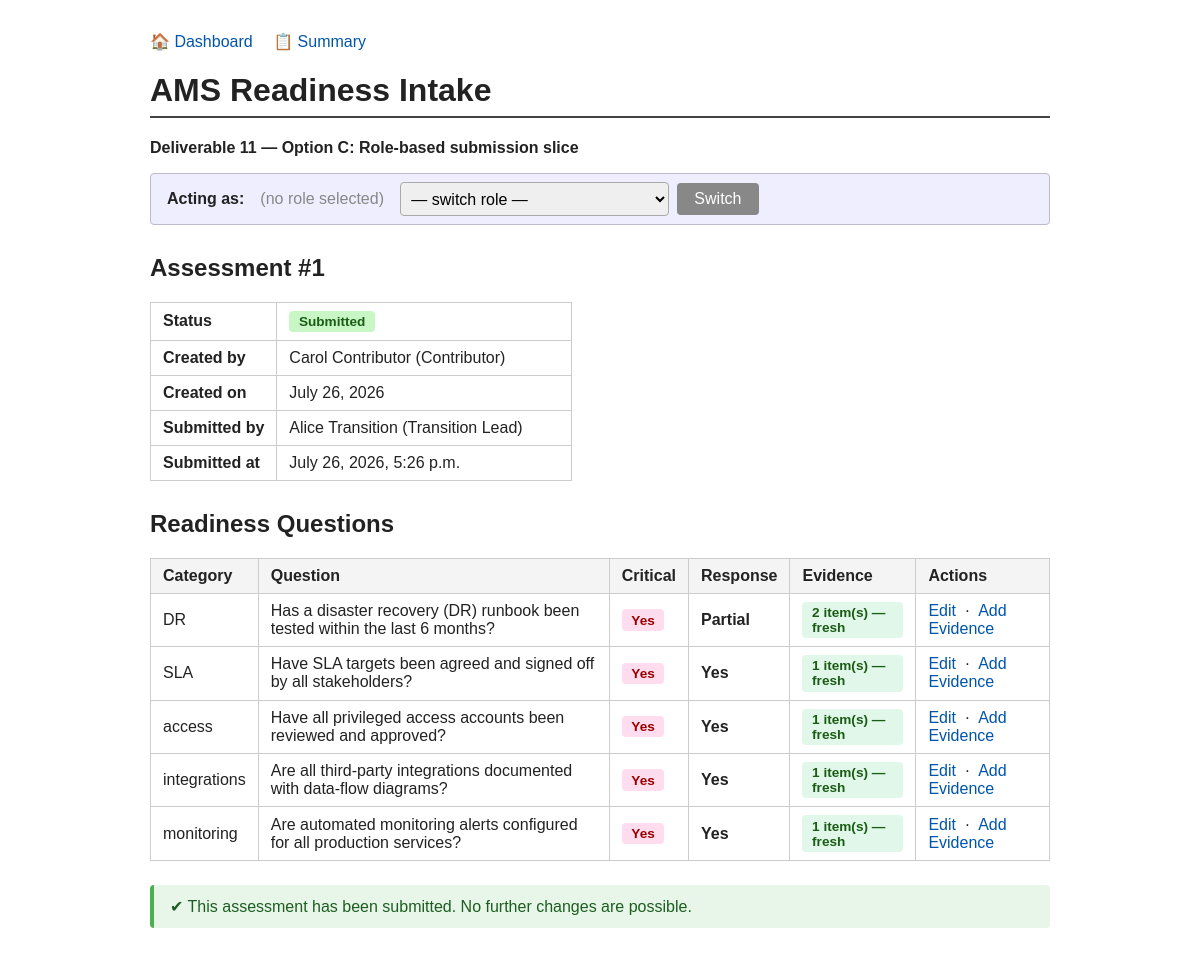
The page / on the database its author committed.
### readiness/models.py (models this page shows, shortened)
class Assessment(models.Model):
    status = models.CharField(
        max_length=10,
        choices=[("Draft", "Draft"), ("Submitted", "Submitted")],
        default="Draft",
    )
    created_by = models.ForeignKey(
        UserRole,
        on_delete=models.PROTECT,
        related_name="created_assessments",
    )
    created_at = models.DateField(auto_now_add=True)
    submitted_by = models.ForeignKey(
        UserRole,
        on_delete=models.PROTECT,
        null=True,
        blank=True,
        related_name="submitted_assessments",
    )
    submitted_at = models.DateTimeField(null=True, blank=True)

class UserRole(models.Model):
    name = models.CharField(max_length=100)
    role = models.CharField(
        max_length=20,
        choices=[
            ("Transition Lead", "Transition Lead"),
            ("AMS Manager", "AMS Manager"),
            ("Contributor", "Contributor"),
            ("Security Officer", "Security Officer"),
        ],
    )
    def __str__(self):
        return f"{self.name} ({self.role})"

class ReadinessQuestion(models.Model):
    text = models.CharField(max_length=255)
    category = models.CharField(max_length=50)  # monitoring / DR / access / integrations / SLA
    is_critical = models.BooleanField(default=True)

class Answer(models.Model):
    assessment = models.ForeignKey(
        Assessment,
        on_delete=models.CASCADE,
        related_name="answers",
    )
    question = models.ForeignKey(
        ReadinessQuestion,
        on_delete=models.PROTECT,
    )
    response = models.CharField(
        max_length=10,
        choices=[("Yes", "Yes"), ("No", "No"), ("Partial", "Partial")],
    )
    note = models.TextField(blank=True, null=True)
    class Meta:
        unique_together = ("assessment", "question")

### readiness/views.py (the view)
# urls.py: path("", views.home, name="home"),
def home(request):
    assessment = _get_or_create_assessment()
    if request.method == "POST" and "set_role" in request.POST:
        form = RoleSelectForm(request.POST)
        if form.is_valid():
            request.session["role_id"] = form.cleaned_data["role_id"].pk
            return redirect("home")
    else:
        form = RoleSelectForm()
    current_role = _current_role(request)
    answers_map = {}
    if assessment:
        for a in Answer.objects.filter(assessment=assessment).prefetch_related("evidence_items"):
            answers_map[a.question_id] = a
    question_data = []
    for q in ReadinessQuestion.objects.all().order_by("category", "id"):
        answer = answers_map.get(q.id)
        evidence_items = list(answer.evidence_items.all()) if answer else []
        has_fresh = any(not is_evidence_stale(e.freshness_date) for e in evidence_items)
        question_data.append(
            {
                "question": q,
                "answer": answer,
                "evidence_count": len(evidence_items),
                "has_fresh_evidence": has_fresh,
            }
        )
    missing = get_missing_critical_items(assessment) if assessment else []
    last_result = request.session.pop("last_result", None)
    return render(
        request,
        "readiness/home.html",
        {
            "assessment": assessment,
            "current_role": current_role,
            "role_form": form,
            "question_data": question_data,
            "missing": missing,
            "last_result": last_result,
            "all_roles": UserRole.objects.all(),
        },
    )

### readiness/forms.py
class RoleSelectForm(forms.Form):
    role_id = forms.ModelChoiceField(
        queryset=UserRole.objects.all(),
        label="Acting as",
        empty_label="— select a role —",
        widget=forms.Select(attrs={"class": "role-select"}),
    )

### readiness/readiness_rules.py (called while the page is built)
def is_evidence_stale(freshness_date: date) -> bool:
    delta = date.today() - freshness_date
    return delta.days > STALENESS_THRESHOLD_DAYS

def get_missing_critical_items(assessment) -> list[dict]:
    from .models import ReadinessQuestion, Answer
    missing = []
    critical_questions = ReadinessQuestion.objects.filter(is_critical=True)
    for q in critical_questions:
        try:
            answer = Answer.objects.get(assessment=assessment, question=q)
        except Answer.DoesNotExist:
            missing.append({"question": q, "reason": "not answered"})
            continue
        evidence_items = list(answer.evidence_items.all())
        if not evidence_items:
            missing.append({"question": q, "reason": "no evidence"})
            continue
        has_fresh = any(not is_evidence_stale(e.freshness_date) for e in evidence_items)
        if not has_fresh:
            missing.append({"question": q, "reason": "evidence is stale"})
    return missing

### readiness/views.py (called while the page is built)
def _get_or_create_assessment():
    assessment = Assessment.objects.first()
    if assessment is None:
        creator = UserRole.objects.first()
        if creator is None:
            return None
        assessment = Assessment.objects.create(created_by=creator)
    return assessment

def _current_role(request):
    role_id = request.session.get("role_id")
    if not role_id:
        return None
    try:
        return UserRole.objects.get(pk=role_id)
    except UserRole.DoesNotExist:
        return None

### readiness/templates/readiness/home.html (shortened to what this page needs)
{% extends "readiness/base.html" %}
{% block content %}
<h1>AMS Readiness Intake</h1>
<p><strong>Deliverable 11 — Option C: Role-based submission slice</strong></p>
<div class="role-bar">
  <strong>Acting as:</strong>
  {% if current_role %}
    <span class="badge badge-role">{{ current_role.name }} — {{ current_role.role }}</span>
  {% else %}
    <span style="color:#888;">(no role selected)</span>
  {% endif %}
  <form method="post">
    <select name="role_id">
      <option value="">— switch role —</option>
    </select>
    <button type="submit" class="btn btn-secondary">Switch</button>
  </form>
</div>
{% if assessment %}
  <h2>Assessment #{{ assessment.pk }}</h2>
  <table style="width:auto;">
    <tr class="status-row"><td>Status</td>
      <td>
        {% if assessment.status == "Submitted" %}
          <span class="badge badge-submitted">Submitted</span>
        {% else %}
          <span class="badge badge-draft">Draft</span>
        {% endif %}
      </td>
    </tr>
    <tr class="status-row"><td>Created by</td><td>{{ assessment.created_by }}</td></tr>
    <tr class="status-row"><td>Created on</td><td>{{ assessment.created_at }}</td></tr>
    {% if assessment.submitted_by %}
    <tr class="status-row"><td>Submitted by</td><td>{{ assessment.submitted_by }}</td></tr>
    <tr class="status-row"><td>Submitted at</td><td>{{ assessment.submitted_at }}</td></tr>
    {% endif %}
  </table>
{% else %}
  <p class="alert alert-info">No assessment found. Run <code>python manage.py seed_data</code> to create seed data.</p>
{% endif %}
<h2>Readiness Questions</h2>
{% if question_data %}
<table>
  <thead>
    <tr>
      <th>Category</th>
      <th>Question</th>
      <th>Critical</th>
      <th>Response</th>
      <th>Evidence</th>
      <th>Actions</th>
    </tr>
  </thead>
  <tbody>
    {% for item in question_data %}
    <tr>
      <td>{{ item.question.category }}</td>
      <td>{{ item.question.text }}</td>
      <td>{% if item.question.is_critical %}<span class="badge badge-critical">Yes</span>{% else %}No{% endif %}</td>
      <td>
        {% if item.answer %}
          <strong>{{ item.answer.response }}</strong>
        {% else %}
          <span style="color:#aaa;">—</span>
        {% endif %}
      </td>
      <td>
        {% if item.answer %}
          {% if item.evidence_count == 0 %}
            <span style="color:#cc0000;">None</span>
          {% elif item.has_fresh_evidence %}
            <span class="badge badge-ok">{{ item.evidence_count }} item(s) — fresh</span>
          {% else %}
            <span class="badge badge-critical">{{ item.evidence_count }} item(s) — ALL STALE</span>
          {% endif %}
        {% else %}
          <span style="color:#aaa;">—</span>
        {% endif %}
      </td>
      <td>
        <a class="action-link" href="{% url 'answer_question' item.question.pk %}">
          {% if item.answer %}Edit{% else %}Answer{% endif %}
        </a>
        {% if item.answer %}
          &nbsp;·&nbsp;
          <a class="action-link" href="{% url 'add_evidence' item.answer.pk %}">Add Evidence</a>
        {% endif %}
      </td>
    </tr>
    {% endfor %}
  </tbody>
</table>
{% else %}
  <p>No questions yet. Run <code>python manage.py seed_data</code>.</p>
{% endif %}
{% if assessment and assessment.status == "Draft" %}
  <h2>Submit Assessment</h2>
  {% if current_role %}
    <form method="post" action="{% url 'submit_assessment' %}">
      {% csrf_token %}
      <p>
        You are acting as <strong>{{ current_role.name }} ({{ current_role.role }})</strong>.
        {% if current_role.role == "Transition Lead" %}
          Only a Transition Lead may submit.
        {% else %}
          <span style="color:#cc0000;">Only a Transition Lead may submit — your role will be rejected.</span>
        {% endif %}
      </p>
      <button type="submit" class="btn btn-danger">Submit Assessment</button>
    </form>
  {% else %}
    <p class="alert alert-info">Select a role above before submitting.</p>
  {% endif %}
{% elif assessment and assessment.status == "Submitted" %}
  <div class="alert alert-success" style="margin-top:1.5rem;">
    ✔ This assessment has been submitted. No further changes are possible.
  </div>
{% endif %}
{% endblock %}

### readiness/templates/readiness/base.html (shortened to what this page needs)
<!DOCTYPE html>
<html lang="en">
<head>
</head>
<body>
<nav>
  <a href="{% url 'home' %}">🏠 Dashboard</a>
  <a href="{% url 'summary' %}">📋 Summary</a>
</nav>
{% block content %}{% endblock %}
</body>
</html>

### readiness/templates/readiness/base.html (style rules this page uses)
body { font-family: sans-serif; max-width: 900px; margin: 2rem auto; padding: 0 1rem; color: #222; }
h1 { border-bottom: 2px solid #444; padding-bottom: .4rem; }
h2 { margin-top: 1.8rem; }
nav a { margin-right: 1rem; text-decoration: none; color: #0055aa; }
.badge { display:inline-block; padding:.2rem .6rem; border-radius:4px; font-size:.85rem; font-weight:bold; }
.badge-submitted { background:#c8f7c5; color:#1a5c14; }
.badge-critical { background:#fde; color:#900; }
.badge-ok { background:#e0f7e9; color:#1a5c14; }
.alert { padding:.75rem 1rem; border-radius:4px; margin:1rem 0; }
.alert-success { background:#e8f5e9; border-left:4px solid #4caf50; color:#1b5e20; }
table { border-collapse: collapse; width: 100%; margin-top: .5rem; }
th, td { border: 1px solid #ccc; padding: .5rem .75rem; text-align: left; }
th { background: #f4f4f4; }
form { margin-top: .5rem; }
input[type=text], input[type=date], textarea, select { width: 100%; padding: .4rem; border: 1px solid #aaa; border-radius: 4px; box-sizing: border-box; font-size: 1rem; }
button, .btn { padding: .45rem 1.1rem; border: none; border-radius: 4px; cursor: pointer; font-size: 1rem; }
.btn-secondary { background: #888; color: #fff; }
.role-bar { background: #eef; border: 1px solid #bbc; padding: .5rem 1rem; border-radius: 4px; margin-bottom: 1.2rem; display:flex; align-items:center; gap:1rem; }
.role-bar form { margin: 0; display:flex; gap:.5rem; align-items:center; }
.role-bar select { width: auto; }
.status-row td:first-child { font-weight: bold; width: 30%; }
a.action-link { color: #0055aa; text-decoration:none; }

### rows shown on the page
Assessment: pk "1", created_by "Carol Contributor (Contributor)", created_at "July 26, 2026", submitted_by "Alice Transition (Transition Lead)", submitted_at "July 26, 2026, 5:26 p.m."
ReadinessQuestion: question.category "DR", question.text "Has a disaster recovery (DR) runbook been tested within the last 6 months?", is_critical "Yes", answer.response "Partial", evidence_count "2"
ReadinessQuestion: question.category "SLA", question.text "Have SLA targets been agreed and signed off by all stakeholders?", shows "Yes", answer.response "Yes", evidence_count "1"
ReadinessQuestion: question.category "access", question.text "Have all privileged access accounts been reviewed and approved?", shows "Yes", answer.response "Yes", evidence_count "1"
ReadinessQuestion: question.category "integrations", question.text "Are all third-party integrations documented with data-flow diagrams?", shows "Yes", answer.response "Yes", evidence_count "1"
ReadinessQuestion: question.category "monitoring", question.text "Are automated monitoring alerts configured for all production services?", is_critical "Yes", answer.response "Yes", evidence_count "1"
